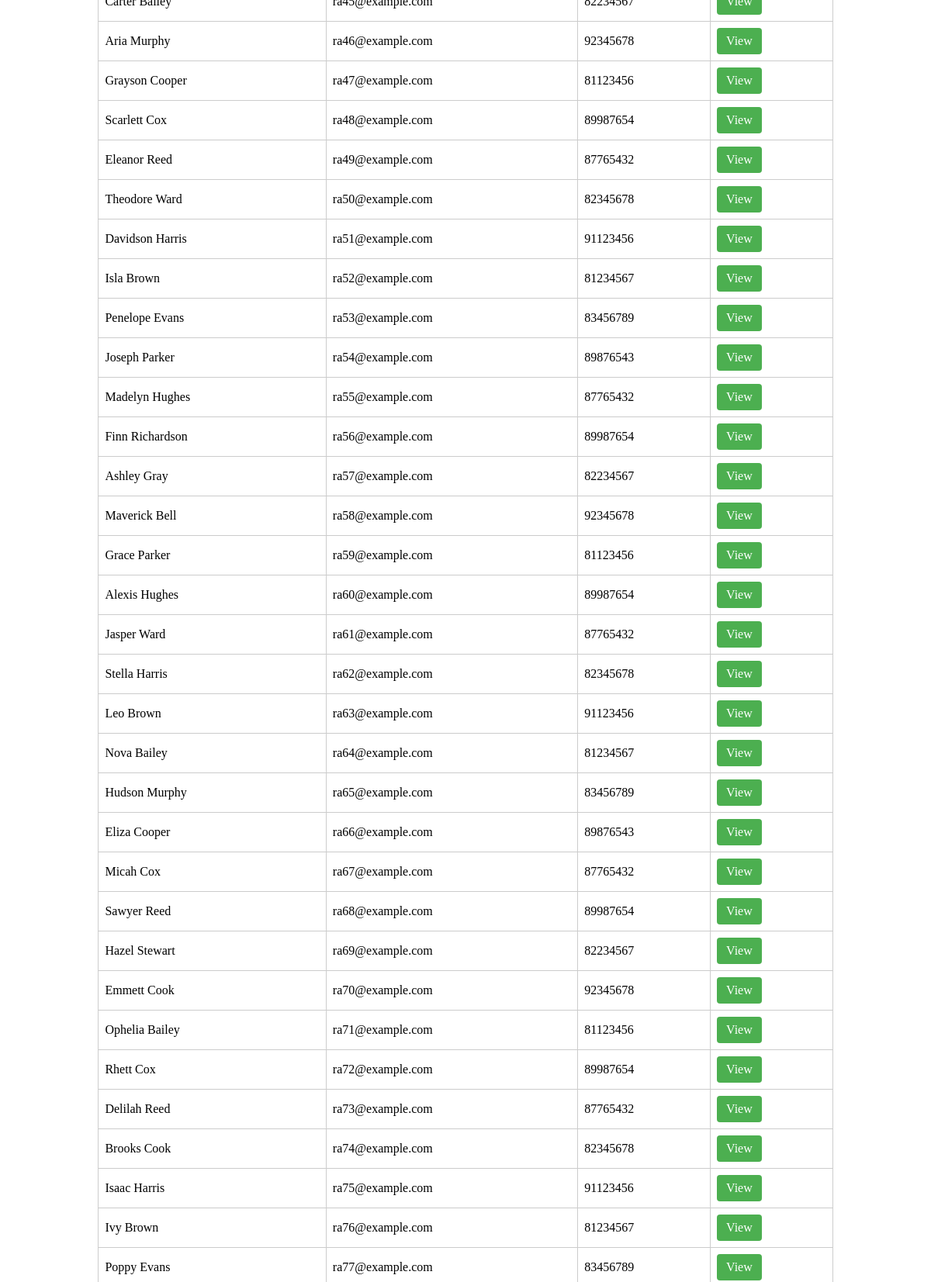
The page /Boundary/ra/RASearch.php (upper part) on the database its author committed.
### tables this page shows
CREATE TABLE `ra` (
  `ra_id` int(11) NOT NULL,
  `e-mail` varchar(150) NOT NULL,
  `username` varchar(50) NOT NULL,
  `password` varchar(50) NOT NULL,
  `name` varchar(150) NOT NULL,
  `contact` int(8) NOT NULL,
  `description` text DEFAULT NULL
);

### Entity/ra/db_connection.php (called while the page is built, shortened)
<?php
class DBConnection
{
    private $servername = "localhost";
    private $username = "root";
    private $password = "";
    private $dbname = "314hdguaranteed";
    private $conn;
    public function __construct()
    {
        $this->conn = new mysqli($this->servername, $this->username, $this->password, $this->dbname);
    }
    public function getConnection()
    {
        return $this->conn;
    }
}
?>

### Entity/ra/RAEntity.php (called while the page is built, shortened)
<?php
require_once("db_connection.php");
class RAEntity
{
    private $conn;
    public function __construct()
    {
        $dbConnection = new DBConnection();
        $this->conn = $dbConnection->getConnection();
    }
    public function fetchRAData($search_query = null)
    {
        $sql = "SELECT * FROM ra";
        $stmt = $this->conn->prepare($sql);
        $stmt->execute();
        $result = $stmt->get_result();
        $raData = array();
        while ($row = $result->fetch_assoc()) {
            $raData[] = $row;
        }
        return $raData;
    }
}
?>

### Boundary/ra/RASearch.php (the view, shortened to what this page needs)
<!DOCTYPE html>
<html lang="en">
<head>
</head>
<body>
    <div class="adminmenu-container">
        <table>
            <?php
            include("../../Entity/ra/RAEntity.php");
            $raEntity = new RAEntity();
            $raData = $raEntity->fetchRAData();
            $search_query = isset($_POST['search_query']) ? trim($_POST['search_query']) : null;
            $raData = $raEntity->fetchRAData($search_query);
            foreach ($raData as $ra) {
                echo "<tr>";
                echo "<td>{$ra['name']}</td>";
                echo "<td>{$ra['e-mail']}</td>";
                echo "<td>{$ra['contact']}</td>";
                echo "<td><a href='viewAgentBoundary.php?name=" . urlencode($ra['name']) . "' class='view-button'>View</a></td>";
                echo "</tr>";
            }
            ?>
        </table>
        <br></br>
    </div>
</body>
</html>

### Boundary/ra/RASearch.php (style rules this page uses)
body { display: flex; justify-content: center; align-items: center; margin: 20; height: 50vh; background-color: white; }
.adminmenu-container { text-align: left; padding: 20px; background-color: white; width: 80%; }
table { border-collapse: collapse; width: 100%; border: 1px solid #ccc; }

### rows shown on the page
ra: name "Aria Murphy", value "ra46@example.com", contact "92345678"
ra: name "Grayson Cooper", value "ra47@example.com", contact "81123456"
ra: name "Scarlett Cox", value "ra48@example.com", contact "89987654"
ra: name "Eleanor Reed", value "ra49@example.com", contact "87765432"
ra: name "Theodore Ward", value "ra50@example.com", contact "82345678"
ra: name "Davidson Harris", value "ra51@example.com", contact "91123456"
ra: name "Isla Brown", value "ra52@example.com", contact "81234567"
ra: name "Penelope Evans", value "ra53@example.com", contact "83456789"
ra: name "Joseph Parker", value "ra54@example.com", contact "89876543"
ra: name "Madelyn Hughes", value "ra55@example.com", contact "87765432"
ra: name "Finn Richardson", value "ra56@example.com", contact "89987654"
ra: name "Ashley Gray", value "ra57@example.com", contact "82234567"
ra: name "Maverick Bell", value "ra58@example.com", contact "92345678"
ra: name "Grace Parker", value "ra59@example.com", contact "81123456"
ra: name "Alexis Hughes", value "ra60@example.com", contact "89987654"
ra: name "Jasper Ward", value "ra61@example.com", contact "87765432"
ra: name "Stella Harris", value "ra62@example.com", contact "82345678"
ra: name "Leo Brown", value "ra63@example.com", contact "91123456"
ra: name "Nova Bailey", value "ra64@example.com", contact "81234567"
ra: name "Hudson Murphy", value "ra65@example.com", contact "83456789"
ra: name "Eliza Cooper", value "ra66@example.com", contact "89876543"
ra: name "Micah Cox", value "ra67@example.com", contact "87765432"
ra: name "Sawyer Reed", value "ra68@example.com", contact "89987654"
ra: name "Hazel Stewart", value "ra69@example.com", contact "82234567"
ra: name "Emmett Cook", value "ra70@example.com", contact "92345678"
ra: name "Ophelia Bailey", value "ra71@example.com", contact "81123456"
ra: name "Rhett Cox", value "ra72@example.com", contact "89987654"
ra: name "Delilah Reed", value "ra73@example.com", contact "87765432"
ra: name "Brooks Cook", value "ra74@example.com", contact "82345678"
ra: name "Isaac Harris", value "ra75@example.com", contact "91123456"
ra: name "Ivy Brown", value "ra76@example.com", contact "81234567"
ra: name "Poppy Evans", value "ra77@example.com", contact "83456789"
